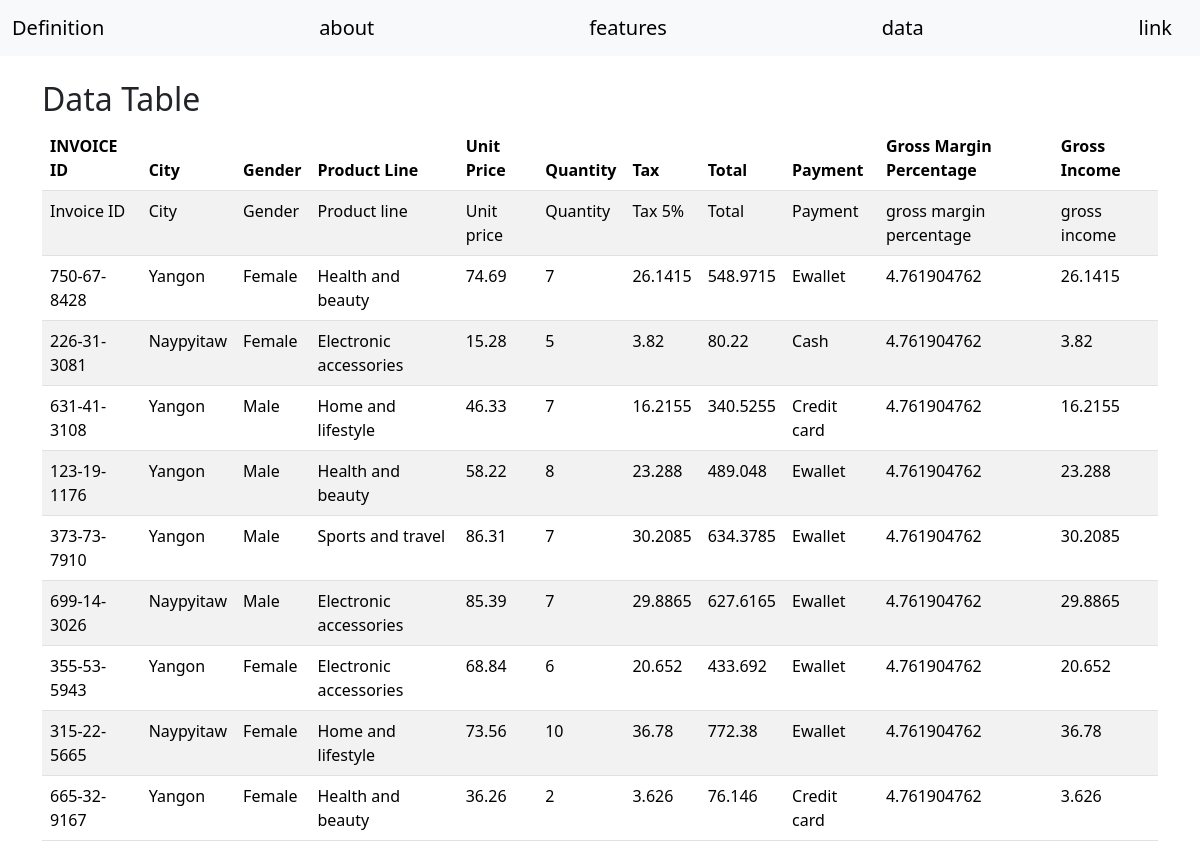
Page /data on the committed database.
### tables this page shows
CREATE TABLE sales(
                        invoice_id INT,
                        city TEXT,
                        gender TEXT,
                        product_line TEXT,
                        unit_price FLOAT,
                        quantity INT,
                        tax FLOAT,
                        total FLOAT,
                        payment TEXT,
                        gross_margin_percentage FLOAT,
                        gross_income FLOAT
                        );

### website.py (the view)
@app.route("/data")
def data():
    con = sqlite3.connect(db_path)
    cursor = con.cursor()
    sales = cursor.execute("SELECT * FROM sales LIMIT 10").fetchall()
    con.close()
    return render_template("data_table.html", sales = sales) # template data_table

### templates/data_table.html (shortened to what this page needs)
<!DOCTYPE html>
<html>
<head>
    <link href="https://cdn.jsdelivr.net/npm/bootstrap@5.3.3/dist/css/bootstrap.min.css" rel="stylesheet">
</head>
<body>
<div class="section">
    <nav class="navbar navbar-expand-lg bg-body-tertiary">
        <div class="container-fluid">
          <a class="navbar-brand" href="/">Definition</a>
          <a class="navbar-brand" href="/about">about</a>
          <a class="navbar-brand" href="/features">features</a>
          <a class="navbar-brand" href="/data">data</a>
          <a class="navbar-brand" href="/link">link</a>
        </div>
      </nav>
      <br>
<div class="container">
    <h2 >Data Table</h2>
    <table class="table table-striped">
        <thead>
            <tr>
                <th>INVOICE ID</th>
                <th>City</th>
                <th>Gender</th>
                <th>Product Line</th>
                <th>Unit Price</th>
                <th>Quantity</th>
                <th>Tax</th>
                <th>Total</th>
                <th>Payment</th>
                <th>Gross Margin Percentage</th>
                <th>Gross Income</th>
            </tr>
        </thead>
        <tbody>
            {% for row in sales %}
            <tr>
                <td>{{ row[0] }}</td>
                <td>{{ row[1] }}</td>
                <td>{{ row[2] }}</td>
                <td>{{ row[3] }}</td>
                <td>{{ row[4] }}</td>
                <td>{{ row[5] }}</td>
                <td>{{ row[6] }}</td>
                <td>{{ row[7] }}</td>
                <td>{{ row[8] }}</td>
                <td>{{ row[9] }}</td>
                <td>{{ row[10] }}</td>
            </tr>
            {% endfor %}
        </tbody>
    </table>
</div>
</div>
</body>
</html>

### rows in the picture
sales: invoice "Invoice ID", city "City", gender "Gender", product_line "Product line", unit_price "Unit price", quantity "Quantity", tax "Tax 5%", total "Total", payment "Payment", gross_margin_percentage "gross margin percentage", gross_income "gross income"
sales: invoice "750-67-8428", city "Yangon", gender "Female", product_line "Health and beauty", unit_price "74.69", quantity "7", tax "26.1415", total "548.9715", payment "Ewallet", gross_margin_percentage "4.761904762", gross_income "26.1415"
sales: invoice "226-31-3081", city "Naypyitaw", gender "Female", product_line "Electronic accessories", unit_price "15.28", quantity "5", tax "3.82", total "80.22", payment "Cash", gross_margin_percentage "4.761904762", gross_income "3.82"
sales: invoice "631-41-3108", city "Yangon", gender "Male", product_line "Home and lifestyle", unit_price "46.33", quantity "7", tax "16.2155", total "340.5255", payment "Credit card", gross_margin_percentage "4.761904762", gross_income "16.2155"
sales: invoice "123-19-1176", city "Yangon", gender "Male", product_line "Health and beauty", unit_price "58.22", quantity "8", tax "23.288", total "489.048", payment "Ewallet", gross_margin_percentage "4.761904762", gross_income "23.288"
sales: invoice "373-73-7910", city "Yangon", gender "Male", product_line "Sports and travel", unit_price "86.31", quantity "7", tax "30.2085", total "634.3785", payment "Ewallet", gross_margin_percentage "4.761904762", gross_income "30.2085"
sales: invoice "699-14-3026", city "Naypyitaw", gender "Male", product_line "Electronic accessories", unit_price "85.39", quantity "7", tax "29.8865", total "627.6165", payment "Ewallet", gross_margin_percentage "4.761904762", gross_income "29.8865"
sales: invoice "355-53-5943", city "Yangon", gender "Female", product_line "Electronic accessories", unit_price "68.84", quantity "6", tax "20.652", total "433.692", payment "Ewallet", gross_margin_percentage "4.761904762", gross_income "20.652"
sales: invoice "315-22-5665", city "Naypyitaw", gender "Female", product_line "Home and lifestyle", unit_price "73.56", quantity "10", tax "36.78", total "772.38", payment "Ewallet", gross_margin_percentage "4.761904762", gross_income "36.78"
sales: invoice "665-32-9167", city "Yangon", gender "Female", product_line "Health and beauty", unit_price "36.26", quantity "2", tax "3.626", total "76.146", payment "Credit card", gross_margin_percentage "4.761904762", gross_income "3.626"
